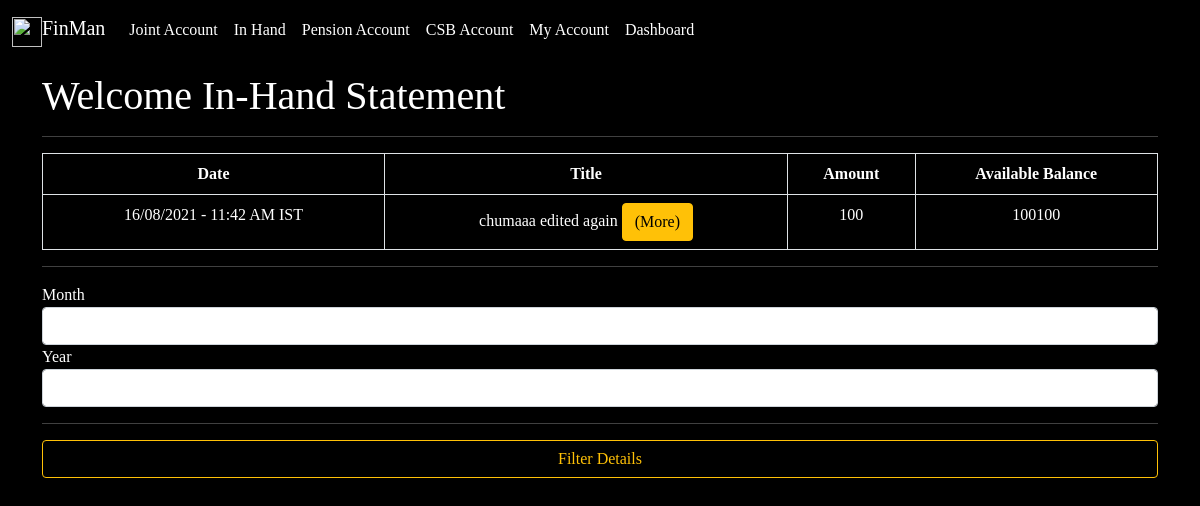
The page /inhandstatement/ on the database its author committed.
### FinManApp/models.py (models this page shows, shortened)
class InHandModel(models.Model):
    date_time  = models.CharField(max_length=200 ,null=True)
    available_balance =  models.CharField(max_length=200 ,null=True)
    amount = models.IntegerField(null=True)
    title =  models.CharField(max_length=200 ,null=True)
    description =  models.TextField(null=True)
    month = models.CharField(max_length=200 ,blank=True)
    year = models.CharField(max_length=200 ,blank=True)

### FinManApp/views.py (the view)
# urls.py: path('inhandstatement/', views.inhandstatement, name = 'inhandstatement'),
def inhandstatement(request):
    all_item=InHandModel.objects.all().order_by("-id")
    if request.method == 'POST':
        mydate = datetime.now()
        curr_month = request.POST["month"]
        curr_year = request.POST["year"]
        all_item = InHandModel.objects.filter(month=curr_month , year = curr_year).order_by("-id")
        return render(request, "inhandstatement.html" ,{'all_item':all_item})
    else:
        all_item=InHandModel.objects.all().order_by("-id")
        mydate = datetime.now()
        curr_month = mydate.strftime("%m")
        curr_year = mydate.strftime("%Y")
        all_item = InHandModel.objects.filter(month=curr_month , year = curr_year).order_by("-id")
        return render(request, "inhandstatement.html" ,{'all_item':all_item})

### FinManApp/templates/inhandstatement.html (shortened to what this page needs)
{% extends 'menubar.html' %}
{% block content %}
<body style="background-color: black;color: white;">
    <br><br><br>
    <h1>Welcome In-Hand Statement</h1>
    <hr>
    <table class="table table-striped table-bordered">
        <tr>
            <th>Date</th>
            <th>Title</th>
            <th>Amount</th>
            <th>Available Balance</th>
        </tr>
        {% for item in all_item %}
            <tr>
                <td>{{item.date_time}}</td>
                <td>{{item.title}} <a class="btn btn-warning" href="{% url 'inhanddetails' item.id %}">(More)</a></td>
                <td>{{item.amount}}</td>
                <td>{{item.available_balance}}</td>
            </tr>
        {% endfor %}
    </table>
    <hr>
    <form method="POST">
        <label>Month</label><input type="text" id="month" name="month" class="form-control">
        <label>Year</label><input type="text" id="year" name="year" class="form-control">
        <hr>
        <div class="d-grid gap-2">
            <button type="submit" class="btn btn-outline-warning">Filter Details</button>
        </div>
    </form>
</body>
{% endblock %}

### FinManApp/templates/menubar.html (style rules this page uses)
td { text-align: center; }
body { background: black; }

### FinManApp/templates/inhandstatement.html (style rules this page uses)
th,td { text-align: center; color: white; }

### rows shown on the page
InHandModel: date_time "16/08/2021 - 11:42 AM IST", title "chumaaa edited again", amount "100", available_balance "100100"
